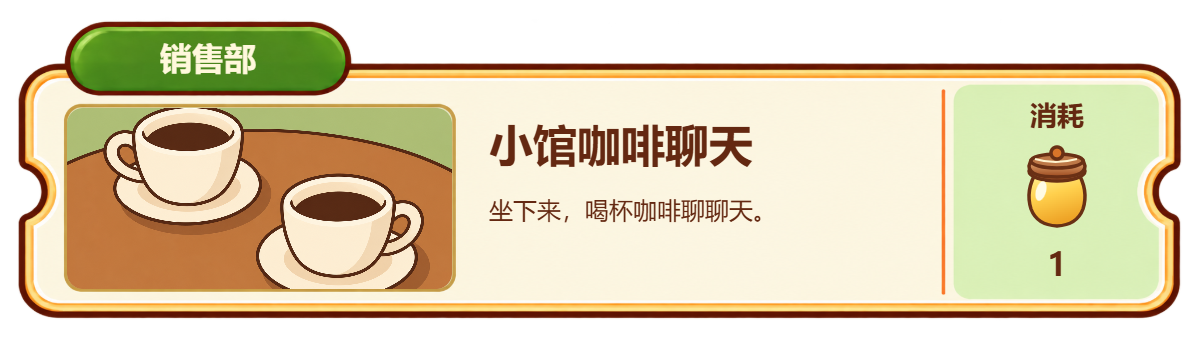
#> input picture assets/01_带缩略图面板/C_COFFEE_小馆咖啡聊天_面板.png, 1200 x 340 px; its folder holds only this picture in this run
$ python v12m_cut_activity_cards.py
#> lines starting #> are read from the running program, lines starting #| are printed output that depends on the picture
#!/usr/bin/env python3
# -*- coding: utf-8 -*-
"""把 12 张自由活动面板图拆成可复用的零件（2026-10-31）。

为什么要拆：美术给的 `assets/01_带缩略图面板/*.png` 是整卡，区名、活动名、
一句话、消耗数字全烙在图上。可图上的区名走的是一套八部门口径（E=财务部、
F=运营部、G=行政部、H=生产部），而游戏里 E–H 是心湖步道 / 松风训练谷 /
慢生活园这些地点，不是部门；活动名也有对不上的（图上"小馆咖啡聊天"，
数据里"销售部外摆"）。整卡直接上界面，玩家看到的字就和 JSON 里的账打架。

所以这里只取图上不会错的两样——缩略图和蜂蜜罐图标——其余文字一律由
ActivityCardList 按 activities.json 现画。图重画了跑一遍这个脚本就行。

用法：python tools/v12m_cut_activity_cards.py
输出：assets/ui/activity_cards/thumb_<KEY>.png + honey_jar.png
"""

from __future__ import annotations

import sys
from pathlib import Path

from PIL import Image

ROOT = Path(__file__).resolve().parent.parent
SRC_DIR = ROOT / "assets" / "01_带缩略图面板"
OUT_DIR = ROOT / "assets" / "ui" / "activity_cards"

# 12 张图共用同一套版式（画布 1200×340，卡身 (15,15)-(1183,321)），
# 下面两个框是在 C_COFFEE 上按像素描出来的，其余 11 张逐一对过。
# 缩略图那圈描边的上沿在 y=104——再往上就是绿区名牌的底，别把牌子切进来。
THUMB_BOX = (62, 102, 457, 292)  # 左侧缩略图（含它自己那圈圆角描边）
JAR_BOX = (1018, 138, 1095, 232)  # 右侧消耗栏里的蜂蜜罐


def card_key(path: Path) -> str:
    """文件名 `<区>_<活动>_<中文名>_面板.png` → `<区>_<活动>`。"""
    parts = path.stem.split("_")
    if len(parts) < 2:
        raise ValueError(f"文件名对不上版式：{path.name}")
    return f"{parts[0]}_{parts[1]}"


def main() -> int:
    if not SRC_DIR.is_dir():
        print(f"[跳过] 找不到素材目录：{SRC_DIR}")
        return 1
    OUT_DIR.mkdir(parents=True, exist_ok=True)

    written = 0
    for src in sorted(SRC_DIR.glob("*.png")):
        with Image.open(src) as im:
#> im is the input picture: PIL image 1200x340 RGBA; mean R, G, B, A 158.4, 144.4, 112.5, 189.1
            if im.size != (1200, 340):
                print(f"[警告] {src.name} 尺寸是 {im.size}，不是 1200×340，跳过")
                continue
            key = card_key(src)
            out = OUT_DIR / f"thumb_{key}.png"
            im.convert("RGBA").crop(THUMB_BOX).save(out)
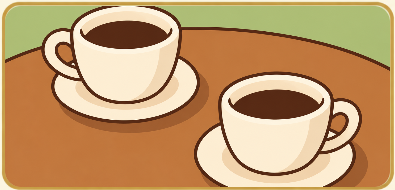
#> saved as thumb_C_COFFEE.png: PIL image 395x190 RGBA; mean R, G, B, A 194.8, 155.5, 108.5, 254.9; transparent parts drawn white
            written += 1
            print(f"[缩略图] {key:<10} -> {out.relative_to(ROOT).as_posix()}")

    first = sorted(SRC_DIR.glob("*.png"))
    if first:
        with Image.open(first[0]) as im:
            jar = OUT_DIR / "honey_jar.png"
            im.convert("RGBA").crop(JAR_BOX).save(jar)
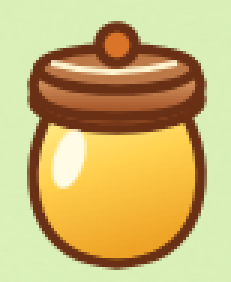
#> saved as honey_jar.png: PIL image 77x94 RGBA (shown 3 times larger); mean R, G, B, A 202.9, 181.8, 115.2, 254.6; transparent parts drawn white
            print(f"[图标]   honey_jar -> {jar.relative_to(ROOT).as_posix()}")

    if written == 0:
        print("[失败] 一张都没切出来")
        return 1
    print(f"\n完成：{written} 张缩略图 + 1 个消耗图标 -> {OUT_DIR.relative_to(ROOT).as_posix()}/")
    return 0


if __name__ == "__main__":
    sys.exit(main())
#> (the program exits here)

$ run again, on assets/01_带缩略图面板/E_ESCAPE_团队密室_面板.png
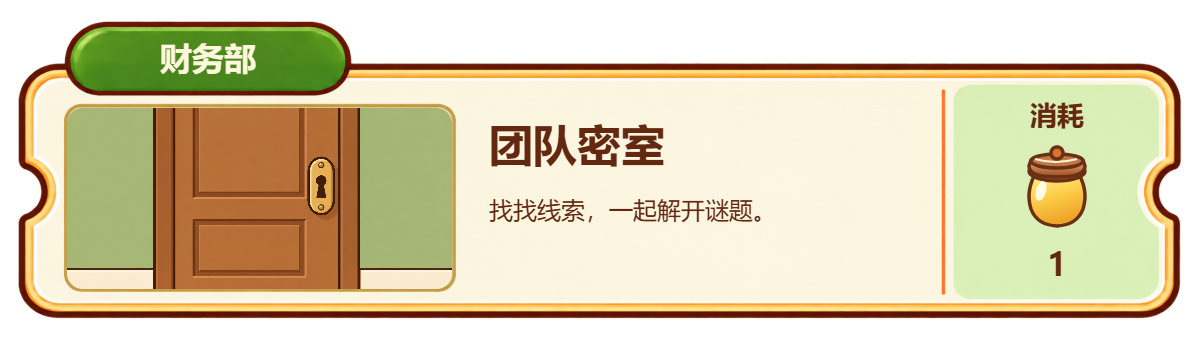
#> input picture assets/01_带缩略图面板/E_ESCAPE_团队密室_面板.png, 1200 x 340 px
#> in main, im is the input picture: PIL image 1200x340 RGBA; mean R, G, B, A 155.2, 143.1, 109.5, 189.1
#> in main, `im.convert("RGBA").crop(THUMB_BOX).save(out)`:
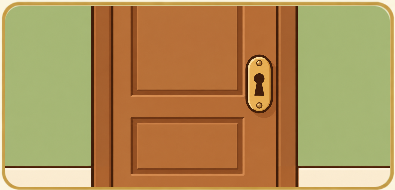
#> saved as thumb_E_ESCAPE.png: PIL image 395x190 RGBA; mean R, G, B, A 174.8, 144.1, 87.7, 254.9; transparent parts drawn white
